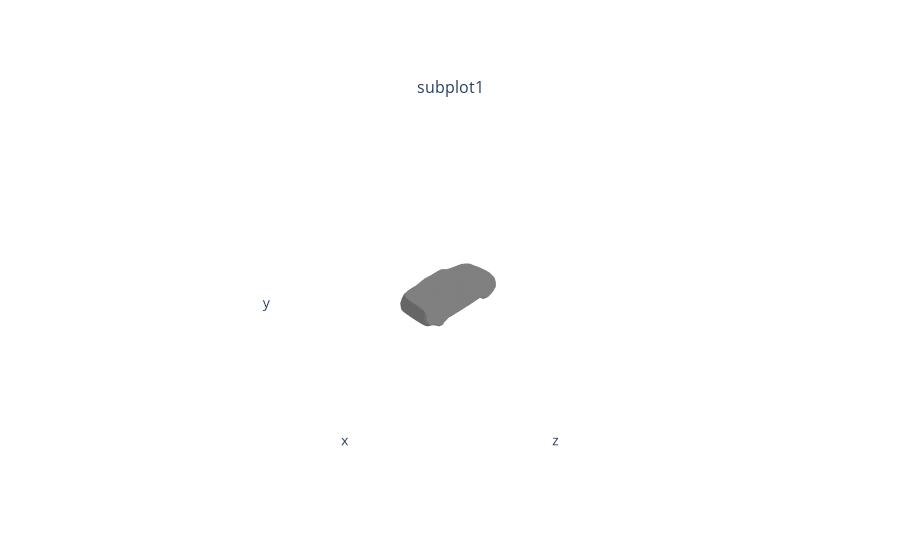

Notebook code for this chart:
### Code cell
# verts, faces_idx, _ = load_obj(obj_filename)
# faces = faces_idx.verts_idx

# verts = torch.tensor(vertices.copy())
# faces = torch.tensor(faces.copy())

# Initialize each vertex to be white in color.
# textures = TexturesVertex(verts_features=colors_2)

verts_rgb = torch.zeros_like(verts_2)[None]  # (1, V, 3)

verts_rgb[:] = 0.5

textures = TexturesVertex(verts_features=verts_rgb.to(device))

# Create a Meshes object
mesh = Meshes(
    verts=[verts_2.to(device)],   
    faces=[faces_2.to(device)],
    textures=textures
)

R, T = look_at_view_transform(1000, 0, 180) 
cameras = FoVPerspectiveCameras(device=device, R=R, T=T)

# Render the plotly figure
fig = plot_scene({
    "subplot1": {
        "cow_mesh": mesh
    }
}, cameras=cameras)
fig.show()

### Figure 1 — Plotly figure (JSON) as saved in the notebook; plotly's stock layout.template omitted (floating-point values rounded to 4 significant figures; data arrays with more than 128 entries replaced by an {"elided": "..."} marker saying what was removed)
{"data": [{"i": {"elided": "7676 int values"}, "j": {"elided": "7676 int values"}, "k": {"elided": "7676 int values"}, "lighting": {"ambient": 0.8, "diffuse": 1, "facenormalsepsilon": 1e-06, "fresnel": 0, "roughness": 0.5, "specular": 0, "vertexnormalsepsilon": 1e-12}, "name": "cow_mesh", "scene": "scene", "type": "mesh3d", "vertexcolor": {"elided": "3840x3 float values"}, "x": {"elided": "3840 float values"}, "y": {"elided": "3840 float values"}, "z": {"elided": "3840 float values"}}], "layout": {"annotations": [{"font": {"size": 16}, "showarrow": false, "text": "subplot1", "x": 0.5, "xanchor": "center", "xref": "paper", "y": 1, "yanchor": "bottom", "yref": "paper"}], "scene": {"aspectmode": "cube", "camera": {"up": {"x": 0, "y": 1, "z": 0}}, "domain": {"x": [0, 1], "y": [0, 1]}, "xaxis": {"backgroundcolor": "#fff", "range": [-17.68, 80.84], "showaxeslabels": false, "showgrid": false, "showline": false, "showticklabels": false, "ticks": "", "zeroline": false}, "yaxis": {"backgroundcolor": "#fff", "range": [-18.45, 80.07], "showaxeslabels": false, "showgrid": false, "showline": false, "showticklabels": false, "ticks": "", "zeroline": false}, "zaxis": {"backgroundcolor": "#fff", "range": [-17.47, 81.05], "showaxeslabels": false, "showgrid": false, "showline": false, "showticklabels": false, "ticks": "", "zeroline": false}}}}
